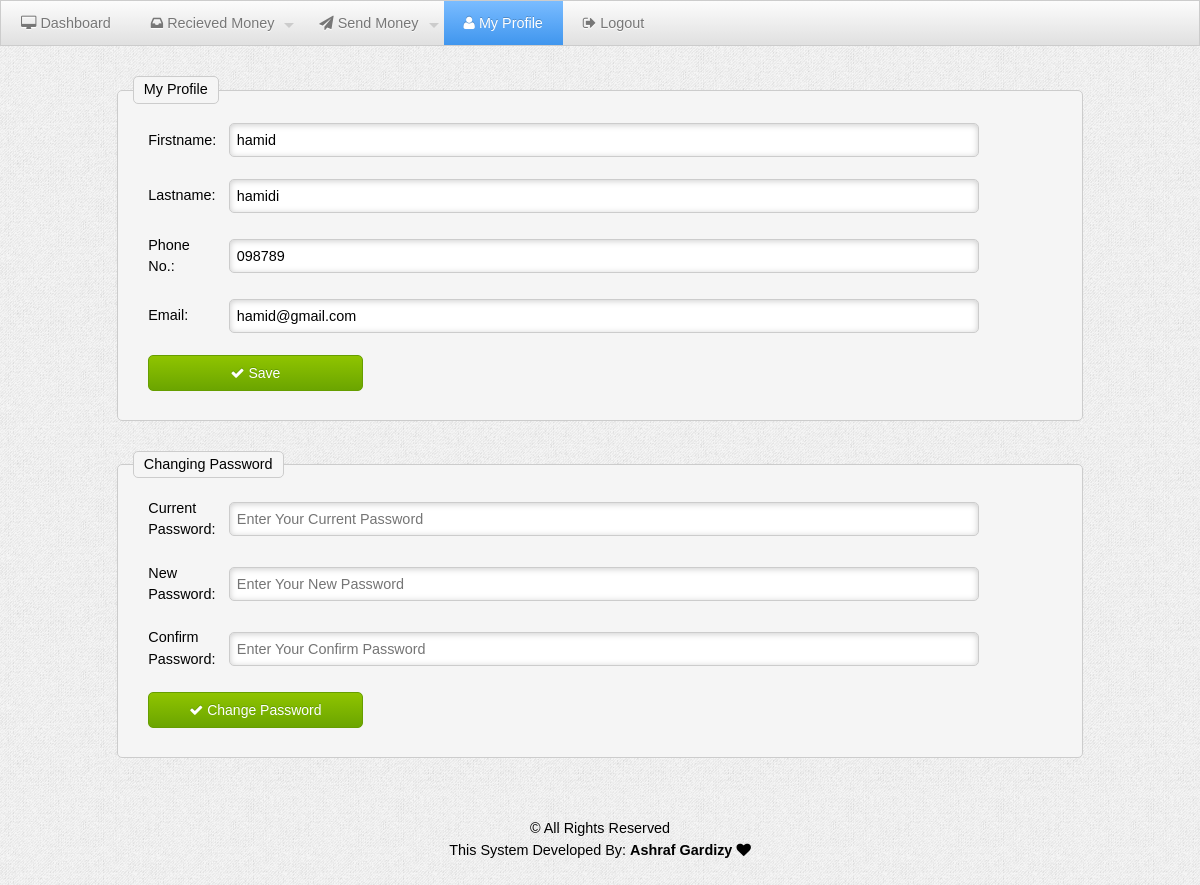
Page /exchanger_profile.php (signed in) on the committed database.
### tables this page shows
CREATE TABLE `employee` (
  `emp_id` int(11) NOT NULL,
  `firstname` varchar(100) DEFAULT NULL,
  `lastname` varchar(100) DEFAULT NULL,
  `phone` varchar(100) DEFAULT NULL,
  `email` varchar(100) DEFAULT NULL,
  `password` varchar(100) DEFAULT NULL,
  `b_id` int(11) DEFAULT NULL,
  `position` enum('exchanger','admin') DEFAULT NULL
);

### exchanger_profile.php (the view, shortened to what this page needs)
<?php
require_once("db.php");
$emp_id = $_SESSION["exchanger_id"];
$logger = $con->query("SELECT * FROM employee WHERE emp_id='$emp_id'");
$logger_row = $logger->fetch_object();
?>
<!DOCTYPE html>
<html>
<head>
    <?php require_once("relatives.php"); ?>
</head>
<body>
<ul class="menu">
    <li><a href="exchanger.php"><i class="fa fa-desktop"></i> Dashboard</a></li>
    <li><a href=""><i class="fa fa-inbox"></i> Recieved Money
    </a>
    </li>
    <li><a href=""><i class="fa fa-send"></i> Send Money</a>
    </li>
    <li class="current"><a href="exchanger_profile.php"><i class="fa fa-user"></i> My Profile</a></li>
    <li><a href="logout.php"><i class="fa fa-sign-out"></i> Logout</a></li>
</ul>
<div class="grid">
    <fieldset>
    <legend>My Profile</legend>
        <form method="post">
            <div class="col_12">
                <label for="firstname" class="col_1">Firstname:</label>
                <input id="firstname" type="text" placeholder="Enter Your Firstname" value="<?= $logger_row->firstname; ?>" name="firstname" required="" class="input-lg col_10" />
            </div>
            <div class="col_12">
                <label for="lastname" class="col_1">Lastname:</label>
                <input id="lastname" type="text" placeholder="Enter Your Lastname" value="<?= $logger_row->lastname; ?>" name="lastname" required="" class="input-lg col_10" />
            </div>
            <div class="col_12">
                <label for="phone_no" class="col_1">Phone No.:</label>
                <input id="phone_no" type="text" placeholder="Enter Your Phone No." value="<?= $logger_row->phone; ?>" name="phone_no" required="" class="input-lg col_10" />
            </div>
            <div class="col_12">
                <label for="email" class="col_1">Email:</label>
                <input id="email" type="text" placeholder="Enter Your Email" value="<?= $logger_row->email; ?>" name="email" required="" class="input-lg col_10" />
            </div>
            <div class="col_12">
                <button class="medium green col_3" type="submit" name="update_my_profile"><i class="fa fa-check"></i> Save</button>
            </div>
        </form>
    </fieldset>
    <fieldset>
    <legend>Changing Password</legend>
        <form method="post">
            <div class="col_12">
                <label for="cur_password" class="col_1">Current Password:</label>
                <input id="cur_password" type="password" placeholder="Enter Your Current Password"  name="cur_password" required="" class="input-lg col_10" />
            </div>
            <div class="col_12">
                <label for="new_password" class="col_1">New Password:</label>
                <input id="new_password" type="password" placeholder="Enter Your New Password"  name="new_password" required="" class="input-lg col_10" />
            </div>
            <div class="col_12">
                <label for="conf_password" class="col_1">Confirm Password:</label>
                <input id="conf_password" type="password" placeholder="Enter Your Confirm Password"  name="conf_password" required="" class="input-lg col_10" />
            </div>
            <div class="col_12">
                <button class="medium green col_3" type="submit" name="changing_password"><i class="fa fa-check"></i> Change Password</button>
            </div>
        </form>
    </fieldset>
</div>
<div style="padding:40px;">
    <footer class="center">
        &copy; All Rights Reserved
        <br>
        This System Developed By: <strong>Ashraf Gardizy <i class="fa fa-heart"></i></strong>
    </footer>
</div>
</body>
</html>

### css/kickstart.css (style rules this page uses)
* { -webkit-box-sizing: border-box; -moz-box-sizing: border-box; box-sizing: border-box; }
a { color:#4D99E0;outline:0; }
strong,b { color:#000;font-weight:bold; }
.center { text-align:center; }
article,aside,details,figcaption,figure, footer,header,hgroup,menu,nav,section { display:block; }
ul, ol { padding:0; margin:0 0 20px 25px; }
li { padding:5px 0; margin:0; }

### css/style.css (style rules this page uses)
button, a.btn, input[type="submit"], input[type="reset"], input[type="button"] { font-family: "Arimo", arial, verdana, sans-serif; }
.menu { font-family: "Arimo", arial, verdana, sans-serif; }
body { margin:0; padding:0 0 0 0; color:#000; background:#efefef url(img/gray_jean.png); font:normal 0.9em/150% 'Arimo', arial, verdana, sans-serif; text-shadow: 0 0 1px transparent; }

### css/myStyle.css (style rules this page uses)
.input-lg { padding: 8px 2px; }

### css/kickstart-buttons.css (style rules this page uses)
button, a.btn, a.btn:visited, a.button, a.button:visited, input[type="submit"], input[type="reset"], input[type="button"] { position:relative; top:0; left:0; vertical-align: middle; margin:0; padding:10px 15px; line-height:100%; -moz-border-radius:5px; -webkit-border-radius:5px; border-radius:5px; cursor: pointer; width:auto; overflow:visible; font-weight:normal; font-size:14px; text-shadow:0 1px 0 #fff; color:#666; text-decoration:none; vertical-align: middle; -webkit-box-sizing: border-box; -moz-box-sizing: border-box; box-sizing: border-box; display:inline-block; *display:inline; zoom:1; border:1px solid #ccc; background: rgb(252,252,252); background: -moz-linear-gradient(top, rgba(252,252,252,1) 0%, rgba(224,224,224,1) 100%); background: -webkit-gradient(linear, left top, left bottom, color-stop(0%,rgba(252,252,252,1)), color-stop(100%,rgba(224,224,224,1))); background: -webkit-linear-gradient(top, rgba(252,252,252,1) 0%,rgba(224,224,224,1) 100%); background: -o-linear-gradient(top, rgba(252,252,252,1) 0%,rgba(224,224,224,1) 100%); filter: progid:DXImageTransform.Microsoft.gradient( startColorstr='#fcfcfc', endColorstr='#e0e0e0',GradientType=0 ); background: linear-gradient(top, rgba(252,252,252,1) 0%,rgba(224,224,224,1) 100%); }
button, input[type="submit"], input[type="reset"], input[type="button"] { *padding:7px 15px; }
button.green, a.btn.green, a.button.green, input[type=submit].green, input[type=reset].green, input[type=button].green { text-shadow:0 -1px 0 #669E00; color:#fff; border:1px solid #669E00; background: rgb(143,196,0); background: -moz-linear-gradient(top, rgba(143,196,0,1) 0%, rgba(107,165,0,1) 100%); background: -webkit-gradient(linear, left top, left bottom, color-stop(0%,rgba(143,196,0,1)), color-stop(100%,rgba(107,165,0,1))); background: -webkit-linear-gradient(top, rgba(143,196,0,1) 0%,rgba(107,165,0,1) 100%); background: -o-linear-gradient(top, rgba(143,196,0,1) 0%,rgba(107,165,0,1) 100%); background: linear-gradient(top, rgba(143,196,0,1) 0%,rgba(107,165,0,1) 100%); filter: progid:DXImageTransform.Microsoft.gradient( startColorstr='#8fc400', endColorstr='#6ba500',GradientType=0 ); }

### css/kickstart-grid.css (style rules this page uses)
.grid { max-width:1220px; margin:0 auto; padding:0 2em; }
.col_1 { width: 6.6666666666667%; }
.col_3 { width: 23.333333333333%; }
.col_10 { width: 81.666666666667%; }
.col_12 { width: 98.333333333333%; }
*[class*="col_"] { margin-left: 0.83333333333333%; margin-right: 0.83333333333333%; margin-top:0.5em; margin-bottom:0.5em; float: left; display: block; }
@media all and (min-width: 1024px) and (max-width: 1280px) { .grid { max-width: 1024px; } }

### rows in the picture
employee: firstname "hamid", lastname "hamidi", phone_no "098789", email "hamid@gmail.com"
